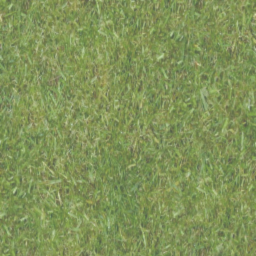
#> input picture img/driver/grass.png, 256 x 256 px
$ python driver_plot_candidate_policies.py ../img/driver/car-red.png
#> lines starting #> are read from the running program, lines starting #| are printed output that depends on the picture; pictures that were not available may be replaced by others from this repository, and a replacement may not be noted
### src/constrained_bai/driver.py
"""
Driving environment based on:
- https://github.com/dsadigh/driving-preferences
- https://github.com/Stanford-ILIAD/easy-active-learning/
"""

import os

import matplotlib.pyplot as plt
import numpy as np
import scipy.optimize as opt
from matplotlib.image import AxesImage, BboxImage
from matplotlib.patches import PathPatch
from matplotlib.path import Path
from scipy.ndimage import rotate, zoom

IMG_FOLDER = os.path.join(os.path.dirname(__file__), "..", "..", "img", "driver")

GRASS = np.tile(plt.imread(os.path.join(IMG_FOLDER, "grass.png")), (5, 5, 1))
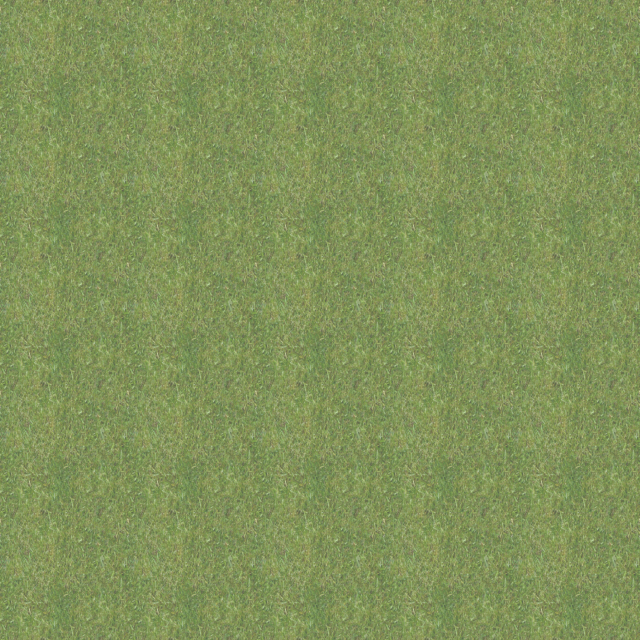
#> GRASS: shape (1280, 1280, 4) float32 (shown at 1/2 size); mean R, G, B, A 0.507, 0.574, 0.352, 1

CAR = {
    color: zoom(
        np.array(
            plt.imread(os.path.join(IMG_FOLDER, "car-{}.png".format(color))) * 255.0,
            dtype=np.uint8,  # zoom requires uint8 format
        ),
        [0.3, 0.3, 1.0],
    )
    for color in ["gray", "orange", "purple", "red", "white", "yellow"]
}
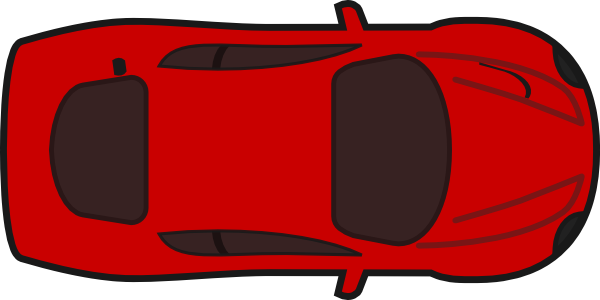
#> input picture img/driver/car-red.png, 600 x 300 px, given in place of car-gray.png, which was not available
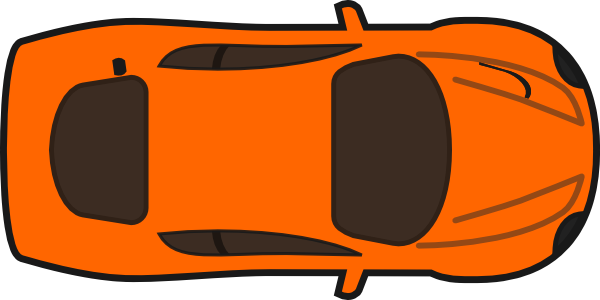
#> input picture img/driver/car-orange.png, 600 x 300 px
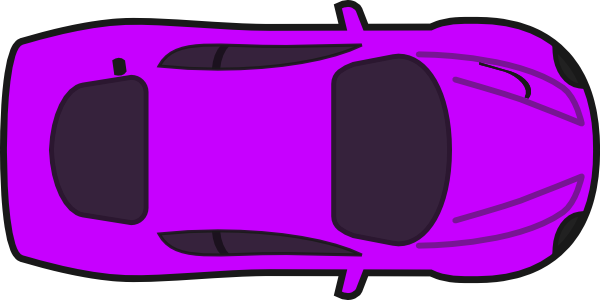
#> input picture img/driver/car-purple.png, 600 x 300 px
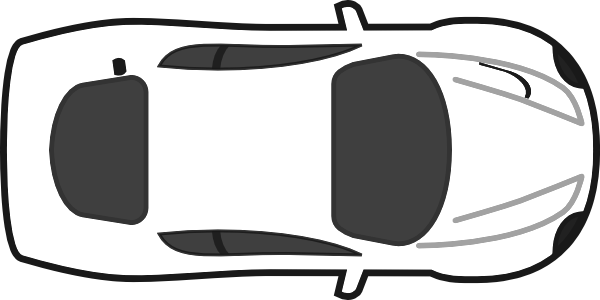
#> input picture img/driver/car-white.png, 600 x 300 px

COLOR_AGENT = "orange"
COLOR_ROBOT = "white"

CAR_AGENT = CAR[COLOR_AGENT]
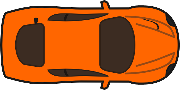
#> CAR_AGENT: shape (90, 180, 4); mean of channels 0, 1, 2, 3 189.8, 109.1, 55.4, 207.5; transparent parts drawn white
CAR_ROBOT = CAR[COLOR_ROBOT]
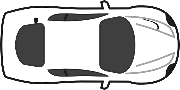
#> CAR_ROBOT: shape (90, 180, 4); mean of channels 0, 1, 2, 3 191.1, 191.1, 191.1, 207.5; transparent parts drawn white
CAR_SCALE = 0.15 / max(list(CAR.values())[0].shape[:2])
#> CAR_SCALE = 0.000833

LANE_SCALE = 10.0
LANE_COLOR = (0.4, 0.4, 0.4)  # 'gray'
LANE_BCOLOR = "white"

STEPS = 100


# [20 lines left out: function set_image, not called in this run]


class Car:
    # [5 lines left out: function __init__, not called in this run]

    def reset(self):
        self.state = self.initial_state
        self.action_i = 0

    # [14 lines left out: functions update, gaussian, not called in this run]


class Lane:
    # [17 lines left out: functions __init__, gaussian, not called in this run]

    def direction(self, x):
        return np.cos(x[2]) * self.dir[0] + np.sin(x[2]) * self.dir[1]

    # [17 lines left out: functions shifted, get_lane_x, not called in this run]


class Driver:
    # [52 lines left out: function __init__, not called in this run]

    def _update_history(self):
        self.history.append((np.array(self.state), self._get_car_states()))

    def _get_car_states(self):
        return [np.array(car.state) for car in self.cars]

    # [36 lines left out: functions _update_state, _get_reward_for_state, step, reset, not called in this run]

    def get_reward_features(self, state=None):
        return self._get_features(state=state)

    def get_constraint_features(self, state=None):
        return self._get_features(state=state)

    # [484 lines left out: functions _get_features, _get_features_from_flat_policy, get_features_from_policy, get_optimal_policy, render, close and 8 more, not called in this run]


def get_driver_target_location():
    return get_driver("changing_lane", "target_location", penalty_lambda=0.5)


def get_driver_target_location_only_reward():
    return get_driver("changing_lane", "target_location", penalty_lambda=0)


# [14 lines left out: functions get_driver_constraint_target_velocity, get_driver_constraint_target_location, not called in this run]


# [35 lines that do not run on import are left out]

### scripts/driver_plot_candidate_policies.py
import sys
import time
import pickle

import matplotlib.pyplot as plt
import numpy as np

from constrained_bai.driver import (
    get_driver_target_velocity,
    get_driver_target_velocity_only_reward,
    get_driver_target_location_only_reward,
    get_driver_target_location,
    get_driver_constraint_target_velocity,
    get_driver_constraint_target_location,
)
from constrained_bai.driver_bandit import DriverBandit


def main():
    filename = sys.argv[1]

    with open(filename, "rb") as f:
#> (the run stopped early here; a loop or call above may not have finished)
